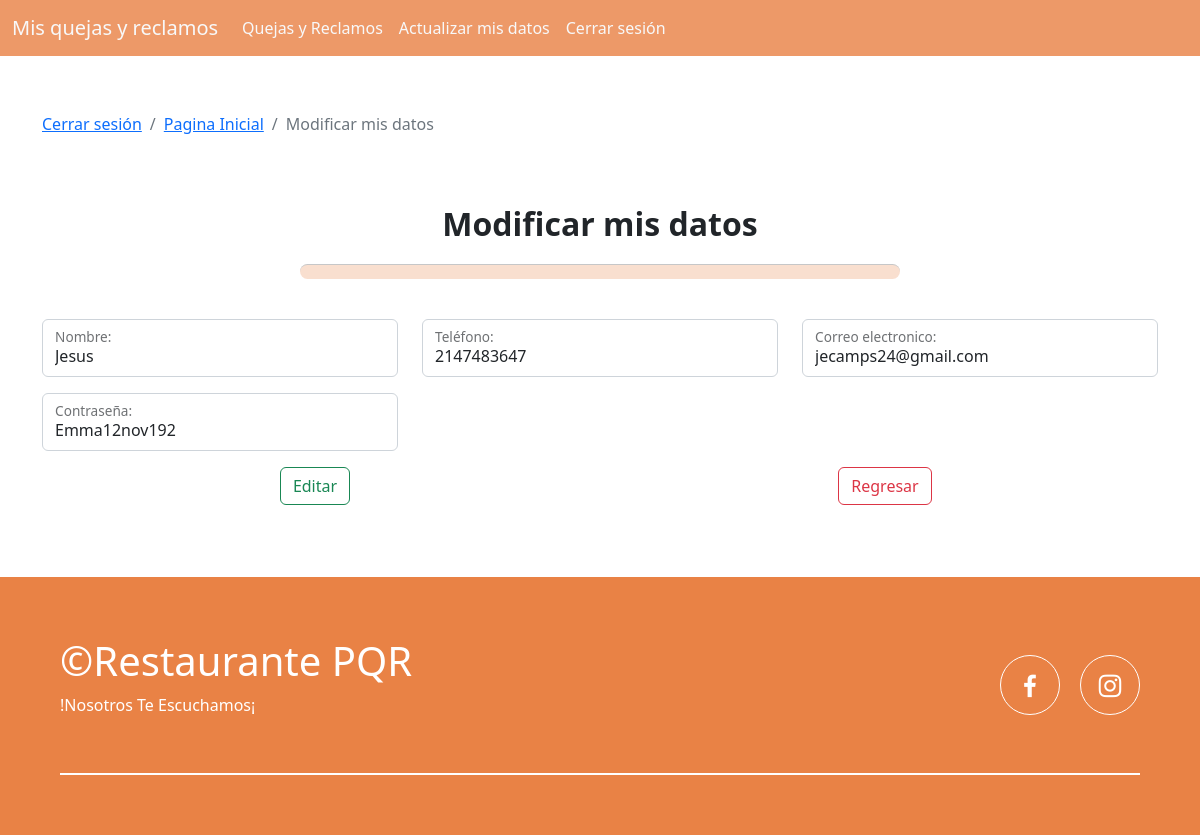
The page /clienteActualizar.php (signed in) on the database its author committed.
### tables this page shows
CREATE TABLE `usuarios` (
  `id_comprador` int(11) NOT NULL,
  `nombre` varchar(255) NOT NULL,
  `telefono` varchar(11) NOT NULL,
  `correo` varchar(255) NOT NULL,
  `contrasena` varchar(20) NOT NULL
);

### clienteActualizar.php (the view, shortened to what this page needs)
<?php
require('conexion.php');
$id_comprador = $_SESSION['id_comprador'];
$consultaS = "SELECT `usuarios`.*, `usuarios`.`id_comprador`
FROM `usuarios`
WHERE `usuarios`.`id_comprador` = '$id_comprador';";
$resultadoS = mysqli_query($conectado,$consultaS);
?>
<!DOCTYPE html>
<html lang="es">
<head>
    <link rel="stylesheet" href="css/estilos.css">
    <link href='https://unpkg.com/boxicons@2.1.4/css/boxicons.min.css' rel='stylesheet'>
    <link rel="stylesheet" href="https://cdn.jsdelivr.net/npm/bootstrap-icons@1.10.5/font/bootstrap-icons.css">
    <link href="https://cdn.jsdelivr.net/npm/bootstrap@5.2.3/dist/css/bootstrap.min.css" rel="stylesheet"
>
</head>
<body>
    <?php include("fragmentos/menuComprador.php"); ?>
    <main>
        <div class="container breadDetalles">
            <nav aria-label="breadcrumb">
                <ol class="breadcrumb">
                    <li class="breadcrumb-item linkBreadcrumb"><a href="cerrarsesion.php">Cerrar sesión</a></li>
                    <li class="breadcrumb-item linkBreadcrumb"><a href="PaginaPrincipal.php">Pagina Inicial</a></li>
                    <li class="breadcrumb-item linkBreadcrumb active" aria-current="page">Modificar mis datos</li>
                </ol>
            </nav>
        </div>
        <br><br>
        <section>
            <div class="container">
                <div class="d-flex justify-content-center">
                    <span class="fw-bold fs-2">Modificar mis datos</span>
                </div>
            </div>
            <hr class="container w-50">
            <br>
            <form action="BDActualizarCliente.php" method="POST">
                <?php
                    while ($row = mysqli_fetch_assoc($resultadoS)) {
                ?>
                <div class="container text-center">
                    <div class="row">
                        <div class="col">
                            <div class="form-floating mb-3">
                                <input type="text" class="form-control" id="nombre" name="nombre" placeholder="xxxxxxxx"
                                    value="<?php echo $row['nombre']; ?>">
                                <label for="floatingInput">Nombre:</label>
                            </div>
                        </div>
                        <div class="col">
                            <div class="form-floating mb-3">
                                <input type="text" class="form-control" maxlength="10" id="tel" name="tel"
                                    placeholder="xxxxxxxx" value="<?php echo $row['telefono']; ?>">
                                <label for="floatingInput">Teléfono:</label>
                            </div>
                        </div>
                        <div class="col">
                            <div class="form-floating mb-3">
                                <input type="email" class="form-control" id="correo" name="correo"
                                    placeholder="example@example.com" value="<?php echo $row['correo']; ?>">
                                <label for="floatingInput">Correo electronico:</label>
                            </div>
                        </div>
                    </div>
                    <div class="row">
                        <div class="col">
                            <div class="form-floating mb-3">
                                <input type="text" class="form-control" id="pass" name="pass"
                                    value="<?php echo $row['contrasena']; ?>" placeholder="xxxxxxxx">
                                <label for="floatingInput">Contraseña:</label>
                            </div>
                        </div>
                        <div class="col">
                        </div>
                        <div class="col">
                        </div>
                    </div>
                    <?php
                    }
                    ?>
                    <div class="row">
                        <div class="col">
                            <button type="submit" class="btn btn-outline-success"
                                onclick="validarActualizarC(event)">Editar</button>
                        </div>
                        <div class="col">
                        <a href="PaginaPrincipal.php" class="btn btn-outline-danger">Regresar</a>
                        </div>
                    </div>
                </div>
            </form>
        </section>
        <br><br><br>
    </main>
    <?php include('fragmentos/footer.php'); ?>
</body>
</html>

### css/estilos.css (style rules this page uses)
* { margin: 0; padding: 0; box-sizing: border-box; }
.breadDetalles { margin-top: 7rem; }
:root { scroll-behavior: smooth; }
body { font-family: 'Open Sans', sans-serif; }
hr { height: 15px; background-color: #e98245; color: #e98245; border-radius: 20px; }

### rows shown on the page
usuarios: nombre "Jesus", tel "2147483647", correo "jecamps24@gmail.com", pass "Emma12nov192"
